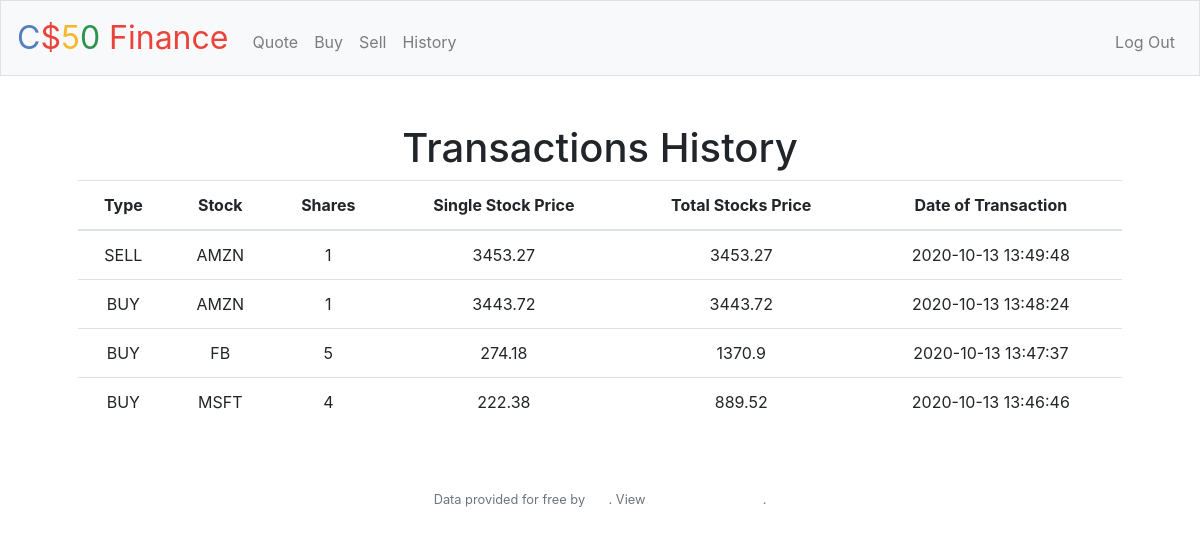
The app's page /history (signed in) with its own data.
### tables this page shows
CREATE TABLE 'transactions' ('sales_id' INTEGER PRIMARY KEY AUTOINCREMENT NOT NULL, 'username_id' INTEGER NOT NULL, type TEXT NOT NULL, symbol TEXT NOT NULL, shares INTEGER NOT NULL,'stock_price' NUMERIC NOT NULL, date DATETIME NOT NULL, total_price NUMERIC NOT NULL DEFAULT 0, FOREIGN KEY(username_id) REFERENCES users(id));

### application.py (the view)
@app.route("/history")
@login_required
def history():
    history = []
    userHistory = db.execute('SELECT * FROM transactions WHERE username_id=:id', id=session['user_id'])
    for itemHistory in userHistory:
        item = {}
        item['type'] = itemHistory['type']
        item['symbol'] = itemHistory['symbol']
        item['shares'] = itemHistory['shares']
        item['stockPrice'] = itemHistory['stock_price']
        item['totalPrice'] = itemHistory['total_price']
        item['date'] = itemHistory['date']
        history.append(item)
    history.reverse()
    return render_template('history.html', history=history)

### application.py (called while the page is built)
@app.after_request
def after_request(response):
    response.headers["Cache-Control"] = "no-cache, no-store, must-revalidate"
    response.headers["Expires"] = 0
    response.headers["Pragma"] = "no-cache"
    return response

### helpers.py (called while the page is built)
def login_required(f):
    @wraps(f)
    def decorated_function(*args, **kwargs):
        if session.get("user_id") is None:
            return redirect("/login")
        return f(*args, **kwargs)
    return decorated_function

### templates/history.html (shortened to what this page needs)
{% extends 'layout.html' %}
{% block main %}
    <h1>Transactions History</h1>
    <table class="table">
            <thead>
                <tr>
                    <th>Type</th>
                    <th>Stock</th>
                    <th>Shares</th>
                    <th>Single Stock Price</th>
                    <th>Total Stocks Price</th>
                    <th>Date of Transaction</th>
                </tr>
            </thead>
            <tbody>
                {% for stock in history: %}
                     <tr>
                        <td>{{stock.type}}</td>
                        <td>{{stock.symbol}}</td>
                        <td>{{stock.shares}}</td>
                        <td>{{stock.stockPrice}}</td>
                        <td>{{stock.totalPrice}}</td>
                        <td>{{stock.date}}</td>
                    </tr>
                {% endfor %}
            </tbody>
        </table>
{% endblock %}

### templates/layout.html (shortened to what this page needs)
<!DOCTYPE html>
<html lang="en">
    <head>
        <link href="https://maxcdn.bootstrapcdn.com/bootstrap/4.1.3/css/bootstrap.min.css" rel="stylesheet">
        <link href="/static/styles.css" rel="stylesheet">
    </head>
    <body>
        <nav class="navbar navbar-expand-md navbar-light bg-light border">
            <a class="navbar-brand" href="/"><span class="blue">C</span><span class="red">$</span><span class="yellow">5</span><span class="green">0</span> <span class="red">Finance</span></a>
            <div class="collapse navbar-collapse" id="navbar">
                {% if session.user_id %}
                    <ul class="navbar-nav mr-auto mt-2">
                        <li class="nav-item"><a class="nav-link" href="/quote">Quote</a></li>
                        <li class="nav-item"><a class="nav-link" href="/buy">Buy</a></li>
                        <li class="nav-item"><a class="nav-link" href="/sell">Sell</a></li>
                        <li class="nav-item"><a class="nav-link" href="/history">History</a></li>
                    </ul>
                    <ul class="navbar-nav ml-auto mt-2">
                        <li class="nav-item"><a class="nav-link" href="/logout">Log Out</a></li>
                    </ul>
                {% else %}
                    <ul class="navbar-nav ml-auto mt-2">
                        <li class="nav-item"><a class="nav-link" href="/register">Register</a></li>
                        <li class="nav-item"><a class="nav-link" href="/login">Log In</a></li>
                    </ul>
                {% endif %}
            </div>
        </nav>
        <main class="container p-5">
            {% block main %}{% endblock %}
        </main>
        <footer class="small text-center text-muted">
            Data provided for free by <a href="https://iextrading.com/developer">IEX</a>. View <a href="https://iextrading.com/api-exhibit-a/">IEX’s Terms of Use</a>.
        </footer>
    </body>
</html>

### static/styles.css (style rules this page uses)
nav .navbar-brand { font-size: xx-large; }
nav .navbar-brand .blue { color: #537fbe; }
nav .navbar-brand .red { color: #ea433b; }
nav .navbar-brand .yellow { color: #f5b82e; }
nav .navbar-brand .green { color: #2e944b; }
main { overflow-x: auto; text-align: center; }
a, a:hover { text-decoration: none; color: white; font-family: inherit; }

### records on screen
transactions: type "SELL", symbol "AMZN", shares "1", stockPrice "3453.27", totalPrice "3453.27", date "2020-10-13 13:49:48"
transactions: type "BUY", symbol "AMZN", shares "1", stockPrice "3443.72", totalPrice "3443.72", date "2020-10-13 13:48:24"
transactions: type "BUY", symbol "FB", shares "5", stockPrice "274.18", totalPrice "1370.9", date "2020-10-13 13:47:37"
transactions: type "BUY", symbol "MSFT", shares "4", stockPrice "222.38", totalPrice "889.52", date "2020-10-13 13:46:46"
